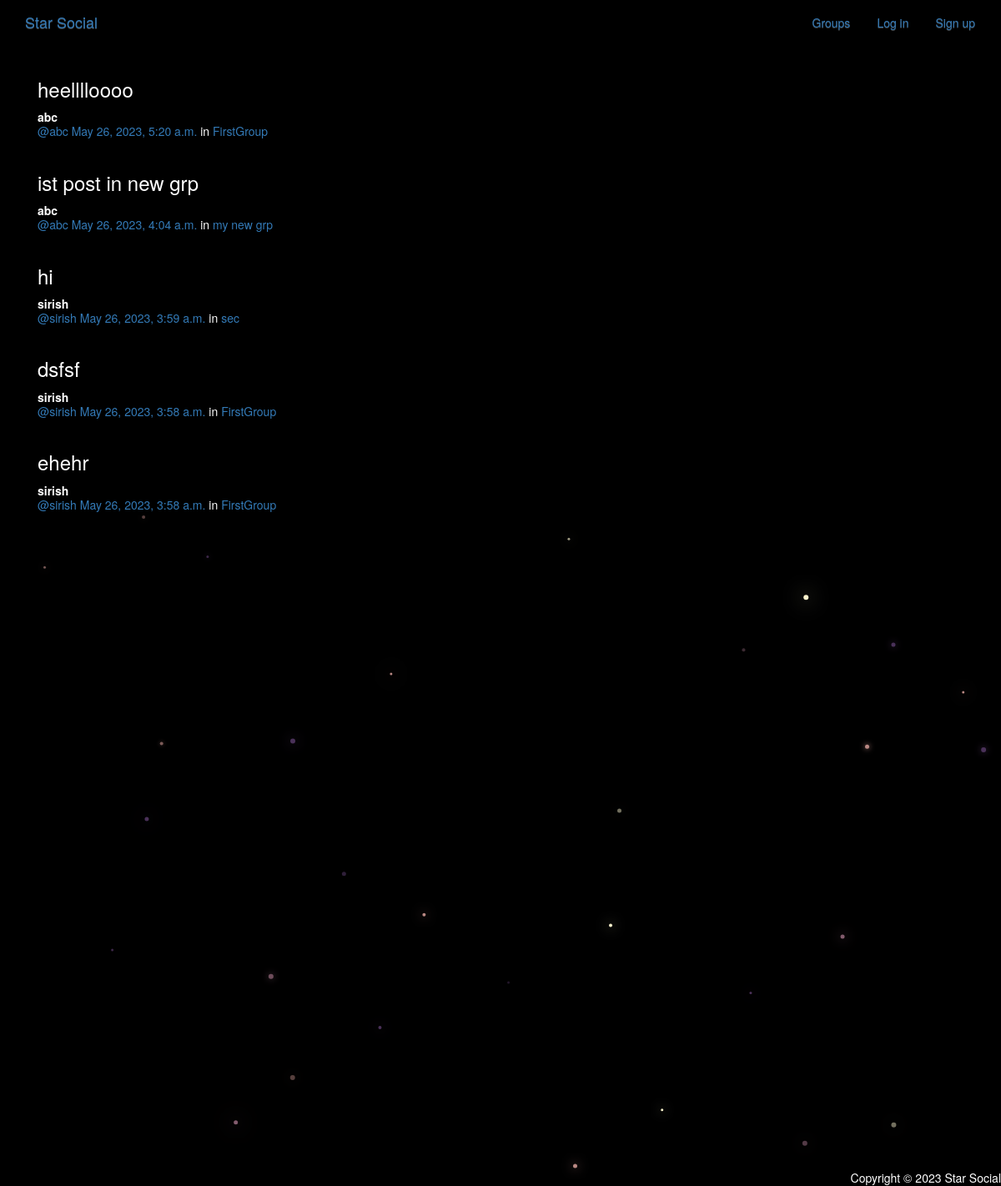
/posts/, run on the app's committed database.
### posts/models.py (models this page shows, shortened)
class Post(models.Model):
    user = models.ForeignKey(User, related_name="posts", on_delete=models.CASCADE)
    created_at = models.DateTimeField(auto_now=True)
    message = models.TextField()
    message_html = models.TextField(editable=False)
    group = models.ForeignKey(Group, related_name="posts",null=True, blank=True, on_delete=models.CASCADE)
    class Meta:
        ordering = ["-created_at"]
        unique_together = ["user", "message"]

### Groups/models.py (models this page shows, shortened)
class Group(models.Model):
    name = models.CharField(max_length=100, unique=True)
    slug = models.SlugField(allow_unicode=True, unique=True)
    description = models.TextField(blank=True, default='')
    description_html = models.TextField(editable=False, default='', blank=True)
    members = models.ManyToManyField(User, through='GroupMember')
    class Meta:
        ordering = ['name']

### posts/views.py (the view)
# urls.py: path('', views.PostList.as_view(), name='all'),
class PostList(SelectRelatedMixin, generic.ListView):
    model = models.Post
    select_related = ("user", "group")

### posts/templates/posts/post_list.html (shortened to what this page needs)
{% extends "posts/post_base.html" %}
{% load humanize %}
{% block post_content %}
<div class="col-md-8">
	{% for post in post_list %}
  {% include "posts/_post.html" %}
	{% endfor %}
</div>
{% endblock %}

### posts/templates/posts/_post.html (shortened to what this page needs)
<div class="post media">
	<h3>{{ post.message_html|safe }}</h3>
	<div class="media-body">
		<strong>{{ post.user.username }}</strong>
		<h5 class="media-heading">
			<span class="username"><a href="{% url 'posts:for_user' username=post.user.username %}">@{{ post.user.username }}</a></span>
			<time class="time"><a href="{% url 'posts:single' username=post.user.username pk=post.pk %}">{{ post.created_at }}</a></time>
			{% if post.group %}
			<span class="group-name">in <a href="#">{{ post.group.name }}</a></span>
			{% endif %}
		</h5>
	</div>
</div>

### static/simplesocial/css/master.css (style rules this page uses)
body { margin: 0; overflow: hidden; background-color: black; color:white; }

### data on the page
Post: message_html "heelllloooo", user.username "abc", created_at "May 26, 2023, 5:20 a.m.", group.name "FirstGroup"
Post: message_html "ist post in new grp", user.username "abc", created_at "May 26, 2023, 4:04 a.m.", group.name "my new grp"
Post: message_html "hi", user.username "sirish", created_at "May 26, 2023, 3:59 a.m.", group.name "sec"
Post: message_html "dsfsf", user.username "sirish", created_at "May 26, 2023, 3:58 a.m.", group.name "FirstGroup"
Post: message_html "ehehr", user.username "sirish", created_at "May 26, 2023, 3:58 a.m.", group.name "FirstGroup"
